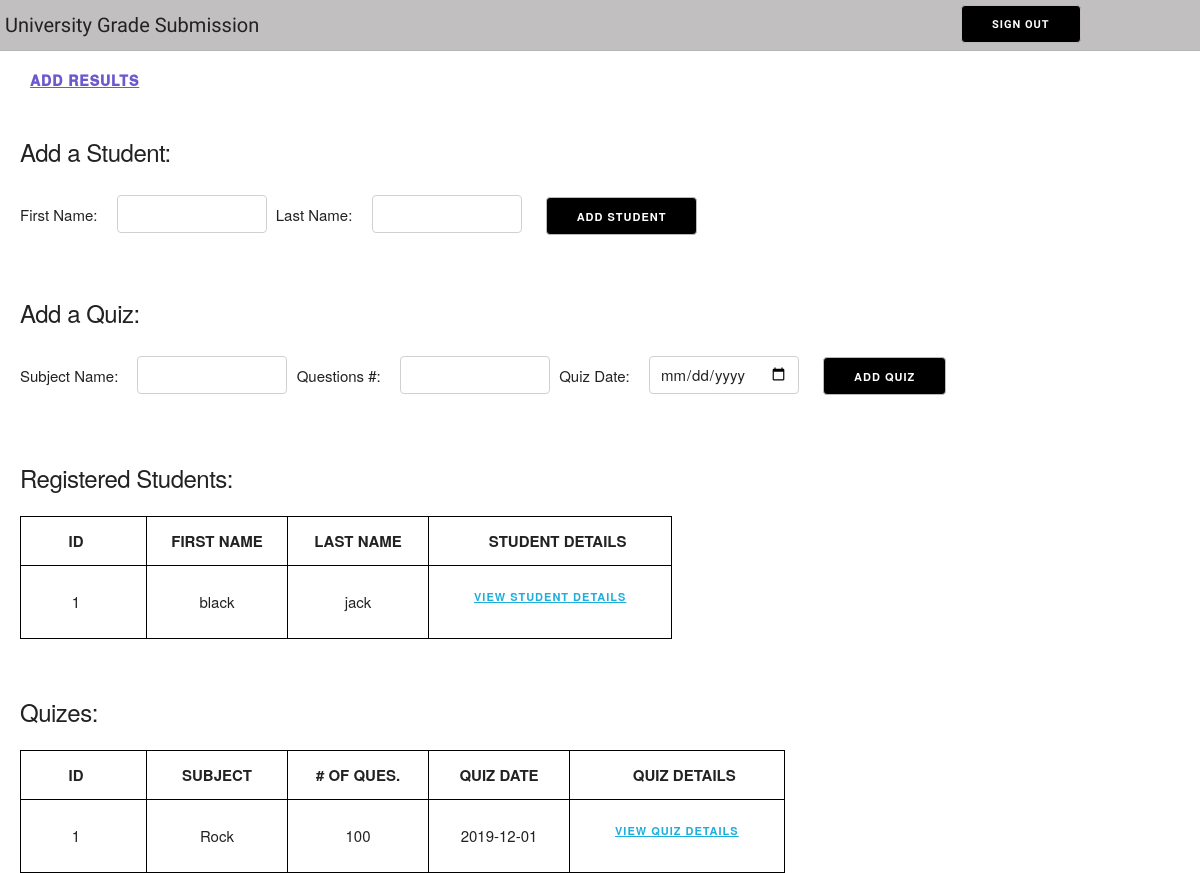
Before: /dashboard (signed in) with the older database file.
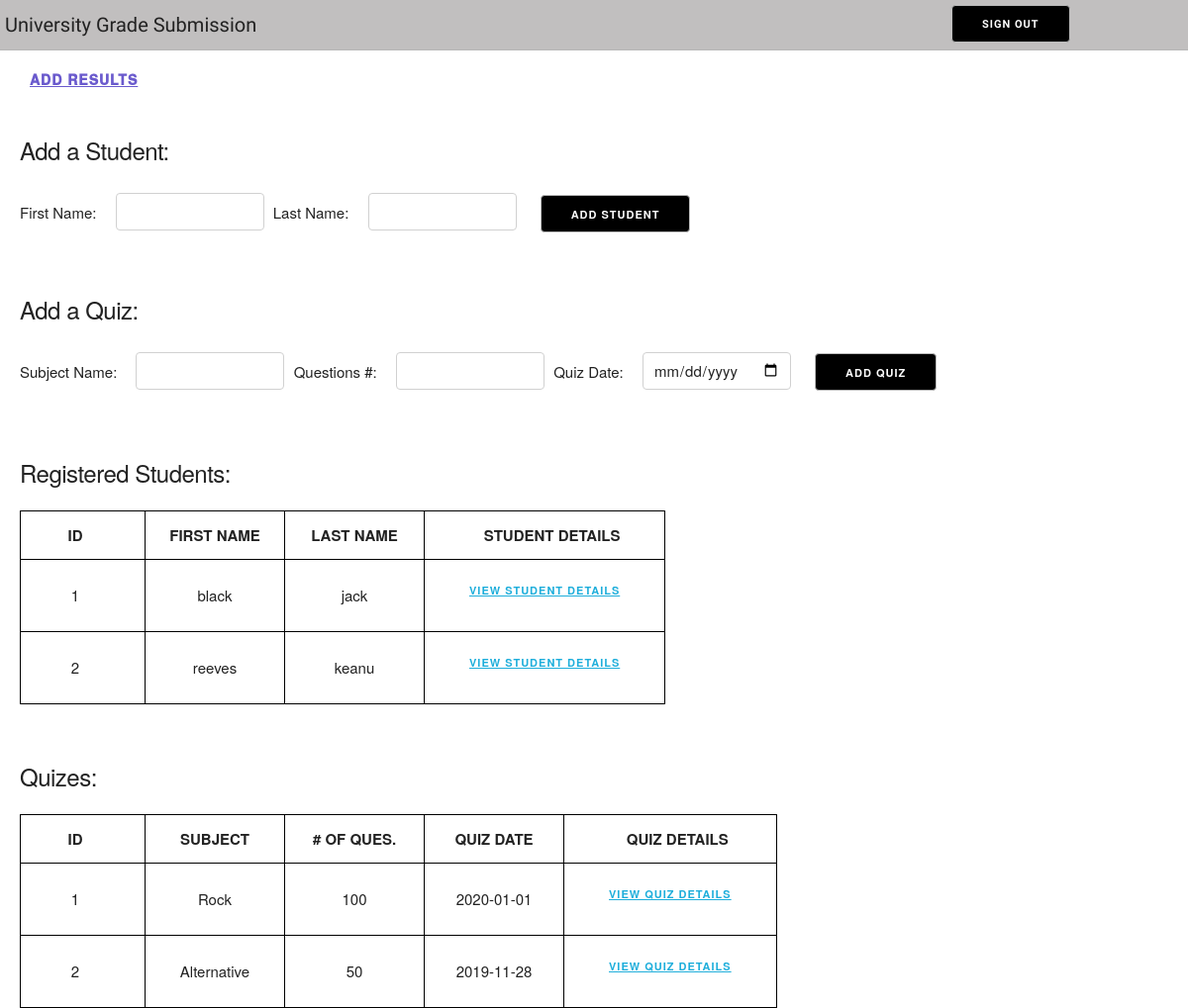
After: the same page with the newer database file.
### tables this page shows
CREATE TABLE students (
    student_id INTEGER PRIMARY KEY AUTOINCREMENT NOT NULL,
    last_name TEXT,
    first_name TEXT
);

CREATE TABLE quizes (
    quiz_id INTEGER PRIMARY KEY AUTOINCREMENT NOT NULL,
    subject_name TEXT,
    questions TEXT,
    quiz_date DATE
);

### app.py (the view)
@app.route('/dashboard')
def dashboard():
    if session.get('logged_in'):
        cursor = conn.cursor()
        students_query = query_student_all()
        quiz_query = query_quiz_all()
        student_results = get_results(cursor, students_query)
        quiz_results = get_results(cursor, quiz_query)
        student_values = merge_tuples_to_dict(config_student_keys(), student_results) if student_results else student_results
        quiz_values = merge_tuples_to_dict(config_quiz_keys(), quiz_results) if quiz_results else quiz_results
        return render_template('dashboard.html', student_values=student_values, quiz_values=quiz_values, cache_bust=random.random())
    else:
        flash('please login!')
        return redirect(url_for('home'))

### utilities.py (called while the page is built)
def query_student_all():
    sql_query = "SELECT * FROM students;"
    return sql_query

def query_quiz_all():
    sql_query = "SELECT * FROM quizes;"
    return sql_query

def get_results(cursor, query):
    cursor.execute(query)
    result = cursor.fetchall()
    return result

def config_student_keys():
    key_tuple = ('student_id', 'last_name', 'first_name')
    return key_tuple

def config_quiz_keys():
    quiz_tuple = ('quiz_id', 'subject', 'quiz_num', 'quiz_date')
    return quiz_tuple

def merge_tuples_to_dict(key_tup, val_tup_list):
    result_list = [dict(zip(key_tup, val_tup)) for val_tup in val_tup_list]
    return result_list

### templates/dashboard.html (shortened to what this page needs)
<!DOCTYPE html>
<html lang="en">
<head>
    <link rel="stylesheet" href="{{ url_for('static', filename='css/normalize.css')}}?bust={{cache_bust}}">
    <link rel="stylesheet" href="{{ url_for('static', filename='css/skeleton.css')}}?bust={{cache_bust}}">
    <link rel="stylesheet" href="{{ url_for('static', filename='css/main.css')}}?bust={{cache_bust}}">
</head>
<body>
    <div class="sign-up-page">
        <div class="nav-bar">
            <div class="nav-heading">
                <span>University Grade Submission</span>
            </div>
            <div class="error-messages">
            </div>
            <div class="signout-button-container">
                <form action="/logout">
                    <button class="signout-button">Sign Out</button>
                </form>
            </div>
        </div>
        {% if student_values and quiz_values %}
            <div class="add-result"><button><a href="/results/add"> Add Results</a></button></div>
        {% endif %}
        <div class="content">
            <div class="form-container">
                <h5 title="Must have at least 1 Student and 1 Quiz in order to add a Result.">Add a Student:</h3>
                <div class="form-inputs">
                    <form action="/student/add" method="POST">
                        <span>First Name:</span>
                        <input type="text" name="firstName" required>
                        <span>Last Name:</span>
                        <input type="text" name="lastName" required>
                        <button class='submit-form-button'>Add Student</button>
                    </form>
                </div>
            </div>
            <div class="form-container">
                    <h5 title="Must have at least 1 Student and 1 Quiz in order to add a Result.">Add a Quiz:</h3>
                    <div class="form-inputs">
                        <form action="/quiz/add" method="POST">
                            <span>Subject Name:</span>
                            <input type="text" name="subjectName" required>
                            <span>Questions #:</span>
                            <input type="number" name="questionNum" required>
                            <span>Quiz Date:</span>
                            <input type="date" name="quizDate" required>
                            <button class='submit-form-button'>Add Quiz</button>
                        </form>
                    </div>
            </div>
            {% if student_values %}
            <div class="student-table">
                <div>
                    <h5>Registered Students:</h5>
                </div>
                <table>
                    <tr>
                        <th>ID</th>
                        <th>FIRST NAME</th>
                        <th>LAST NAME</th>
                        <th>STUDENT DETAILS</th>
                    </tr>
                    {% for student in student_values %}
                    <tr>
                        <td>{{ student.student_id }}</td>
                        <td>{{ student.last_name }}</td>
                        <td>{{ student.first_name }}</td>
                        <td> <button><a href="student/{{student.student_id}}">View Student Details</a></button></td></td>
                    </tr>
                    {% endfor %}
                </table>
                {% endif %}
            </div>
            {% if quiz_values %}
            <div class="student-table">
                <div>
                    <h5>Quizes:</h5>
                </div>
                <table>
                    <tr>
                        <th>ID</th>
                        <th>SUBJECT</th>
                        <th># OF QUES.</th>
                        <th>QUIZ DATE</th>
                        <th>QUIZ DETAILS</th>
                    </tr>
                    {% for quiz in quiz_values %}
                    <tr>
                        <td>{{ quiz.quiz_id }}</td>
                        <td>{{ quiz.subject }}</td>
                        <td>{{ quiz.quiz_num }}</td>
                        <td>{{ quiz.quiz_date }}</td>
                        <td> <button><a href="quiz/{{quiz.quiz_id}}">View Quiz Details</a></button></td></td>
                    </tr>
                    {% endfor %}
                </table>
                {% endif %}
            </div>
        </div>
    </div>
</body>
</html>

### static/css/skeleton.css (style rules this page uses)
html { font-size: 62.5%; }
body { font-size: 1.5em; line-height: 1.6; font-weight: 400; font-family: "Raleway", "HelveticaNeue", "Helvetica Neue", Helvetica, Arial, sans-serif; color: #222; }
h1, h2, h3, h4, h5, h6 { margin-top: 0; margin-bottom: 2rem; font-weight: 300; }
h5 { font-size: 1.8rem; line-height: 1.5; letter-spacing: -.05rem; }
@media (min-width: 550px) { h5 { font-size: 2.4rem; } }
a { color: #1EAEDB; }
.button, button, input[type="submit"], input[type="reset"], input[type="button"] { display: inline-block; height: 38px; padding: 0 30px; color: #555; text-align: center; font-size: 11px; font-weight: 600; line-height: 38px; letter-spacing: .1rem; text-transform: uppercase; text-decoration: none; white-space: nowrap; background-color: transparent; border-radius: 4px; border: 1px solid #bbb; cursor: pointer; box-sizing: border-box; }
input[type="date"], input[type="email"], input[type="number"], input[type="search"], input[type="text"], input[type="tel"], input[type="url"], input[type="password"], textarea, select { height: 38px; padding: 6px 10px; background-color: #fff; border: 1px solid #D1D1D1; border-radius: 4px; box-shadow: none; box-sizing: border-box; }
input[type="date"], input[type="email"], input[type="number"], input[type="search"], input[type="text"], input[type="tel"], input[type="url"], input[type="password"], textarea { -webkit-appearance: none; -moz-appearance: none; appearance: none; }
th, td { padding: 12px 15px; text-align: left; border-bottom: 1px solid #E1E1E1; }
th:first-child, td:first-child { padding-left: 0; }
th:last-child, td:last-child { padding-right: 0; }
button, .button { margin-bottom: 1rem; }
input, textarea, select, fieldset { margin-bottom: 1.5rem; }
pre, blockquote, dl, figure, table, p, ul, ol, form { margin-bottom: 2.5rem; }

### static/css/main.css (style rules this page uses)
table, th, td { border: 1px solid black; }
button, select, .btn { cursor: pointer; }
.sign-up-page { width: 100%; height: 100%; position: absolute; }
.nav-bar { width: 100%; background-color: #c1bfbf; height: 50px; font-family: 'Oxygen', sans-serif; border-bottom: 1px solid #b7b6b6; display: flex; }
.nav-heading { width: 35%; padding-left: 5px; font-size: 2rem; height: 100%; align-items: center; display: flex; cursor: pointer; }
.error-messages { width: 45%; display: flex; justify-content: flex-end; align-items:center; color: #bf3737; font-weight: 800; }
input { width: 150px; margin: 5px 5px 5px 15px; }
.signout-button-container { width: 20%; display: flex; }
.signout-button { background-color: black; color: white; margin-bottom: 0; margin-top: 5px; }
.content { width: 100%; }
.form-container { width: 100%; padding-top: 25px; padding-left: 20px; }
.submit-form-button { background-color: black; color: white; margin-left: 15px; }
.form-inputs { display: flex; justify-content: flex-start; }
.student-table { padding-top: 30px; padding-left: 20px; }
.student-table, td, th { min-width: 110px; }
.student-table th, .student-table td { text-align: center; }
.student-table button { margin-right: 15px; border: none; }
.add-result { width: 100%; display: flex; justify-content: flex-start; padding-top: 10px; }
.add-result button { border: none; }
.add-result a { color: slateblue; font-weight: 1000; font-size: 14px; }

Changed rows visible on the page:
added students: student_id "2", last_name "reeves", first_name "keanu"
changed quizes "Rock": quiz_date "2019-12-01" → "2020-01-01"
added quizes: quiz_id "2", subject "Alternative", quiz_num "50", quiz_date "2019-11-28"
